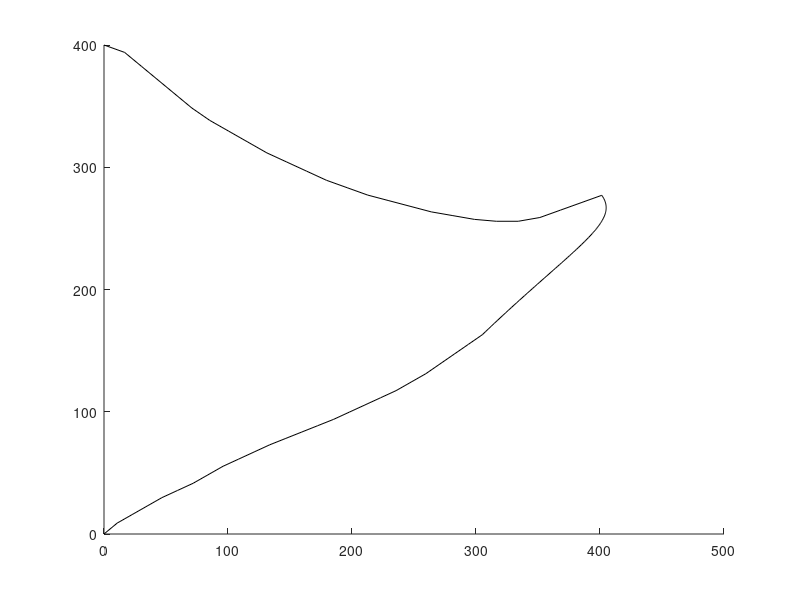
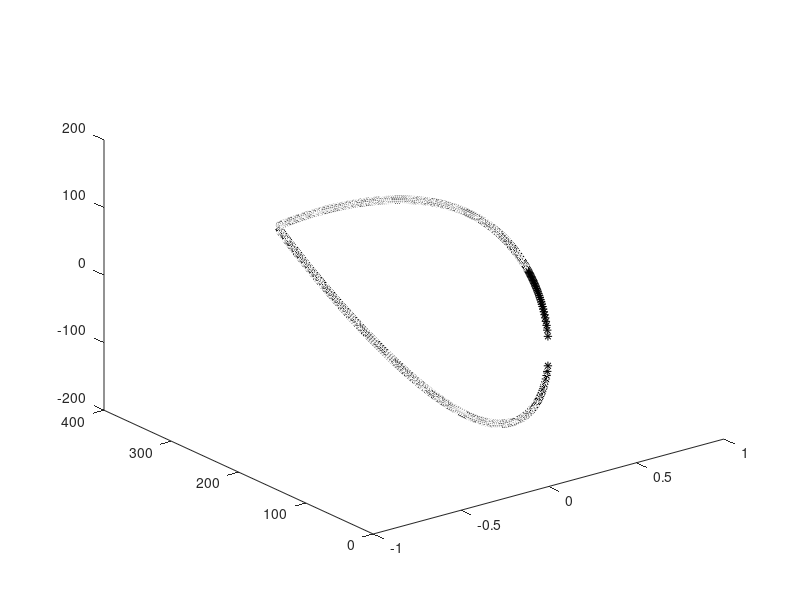
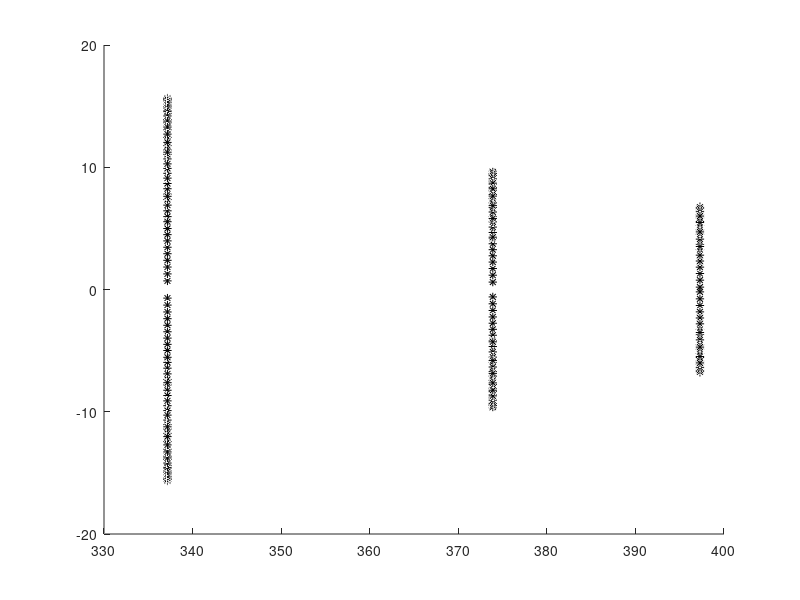

Source code (MATLAB) for these figures, in order:
%% Prueba imagen
clear all
close all
clc
cla
% 
% I = imread('aleta.JPG');
% image(I)
% hold on


%% Aleta

R = 87; % number of radial element
S = 26;% segments of the longest radial element

Nc = 10; % number of waves traveling along the chord of the fin
Ns = 20;% span-wise traveling wave number
d = 0.5; % asymmetric shift
tmax = 1.45; % amplitude of oscillation
w = 100; %0.9; % oscillation frecuency

p = (2*pi*Nc)/R; % angular phase
g = (2*pi*Ns)/S; % angular phase

%%

fac = 1.15;
for com = 1 : R
    Lrs(com) = (460-((R-com)*fac))/S; % matrix of radial segment length
end

brs(:,1) = linspace(50,110,R)'; brs(:,2) = linspace(50,110,R)'; brs(:,3) = linspace(60,130,R)';
brs(:,4) = linspace(60,130,R)'; brs(:,5) = linspace(60,130,R)'; brs(:,6) = linspace(65,130,R)';
brs(:,7) = linspace(65,125,R)'; brs(:,8) = linspace(60,120,R)'; brs(:,9) = linspace(60,120,R)';
brs(:,10) = linspace(65,120,R)'; brs(:,11) = linspace(65,115,R)'; brs(:,12) = linspace(65,115,R)';
brs(:,13) = linspace(68,115,R)'; brs(:,14) = linspace(68,110,R)'; brs(:,15) = linspace(68,110,R)';
brs(:,16) = linspace(68,105,R)'; brs(:,17) = linspace(65,105,R)'; brs(:,18) = linspace(65,105,R)';
brs(:,19) = linspace(65,100,R)'; brs(:,20) = linspace(65,100,R)'; brs(:,21) = linspace(60,95,R)';
brs(:,22) = linspace(60,90,R)'; brs(:,23) = linspace(55,80,R)'; brs(:,24) = linspace(55,70,R)';
brs(:,25) = linspace(55,70,R)'; brs(:,26) = linspace(55,70,R)';

taux = (0:1:R-1)';
% x(:,1) = 0.005*sin(0.1*taux)+0.005;
x(:,1) = zeros(R,1);
y(:,1) = linspace(0,400,R)';
z(:,1) = zeros(R,1);

%%

% view([60,40])
for r = 1 : R
    for s = 2 : S
        x(r,s) = Lrs(r) * cosd(0) * sind(brs(r,s)) + x(r,(s-1));
        y(r,s) = Lrs(r) * cosd(0) * cosd(brs(r,s)) + y(r,(s-1));
        z(r,s) = Lrs(r) * sind(0) + z(r,(s-1));
%         plot3([x(r,s-1) x(r,s)],[y(r,s-1) y(r,s)],[z(r,s-1) z(r,s)],'k')
%         plot3(x(r,s),y(r,s),z(r,s),'*')            
%         hold on
    end
end

 for s = 2 : S
    plot3([x(1,s-1) x(1,s)],[y(1,s-1) y(1,s)],[z(1,s-1) z(1,s)],'k')
    hold on
    plot3([x(R,s-1) x(R,s)],[y(R,s-1) y(R,s)],[z(R,s-1) z(R,s)],'k')
    hold on
 end

for r = 2 : R
    plot3([x(r-1,S) x(r,S)],[y(r-1,S) y(r,S)],[z(r-1,S) z(r,S)],'k')
    hold on
end
view([0,90])
% 
% 
%% PERFIL NACA

view([0,90])
figure
t = 0.75;
aux = 0.15;
for s = 1 : 5 : 1
    [tr apos] = min(abs(x(1,s) - x(R,:)));
    c = (y(R,apos) - y(1,s));
    for xper = 1 : c
        xp(xper) = xper + y(1,s);
        yt(xper) = (t/0.2)*c*(0.2969*sqrt(xper/c)-0.1260*(xper/c)-0.3516*(xper/c)^2+0.2843*(xper/c)^3-0.1015*(xper/c)^4);
        plot3(x(1,s),xp(xper),yt(xper),'k*')
        hold on
        plot3(x(1,s),xp(xper),-yt(xper),'k*')
        hold on
    end
    t = t-(aux);
    aux = aux - 0.05;
end
figure
t = 0.5;
for r = 15 : 20 : 60
    [tr apos] = min(abs(x(r,S) - x(R,:)));
    c = (y(R,apos) - y(r,S));
    for xper = 1 : c
        xp(xper) = xper + y(r,S);
        yt(xper) = (t/0.2)*c*(0.2969*sqrt(xper/c)-0.1260*(xper/c)-0.3516*(xper/c)^2+0.2843*(xper/c)^3-0.1015*(xper/c)^4);
        plot3(x(r,S),xp(xper),yt(xper),'k*')
        hold on
        plot3(x(r,S),xp(xper),-yt(xper),'k*')
        hold on
    end
end

view([0,0])